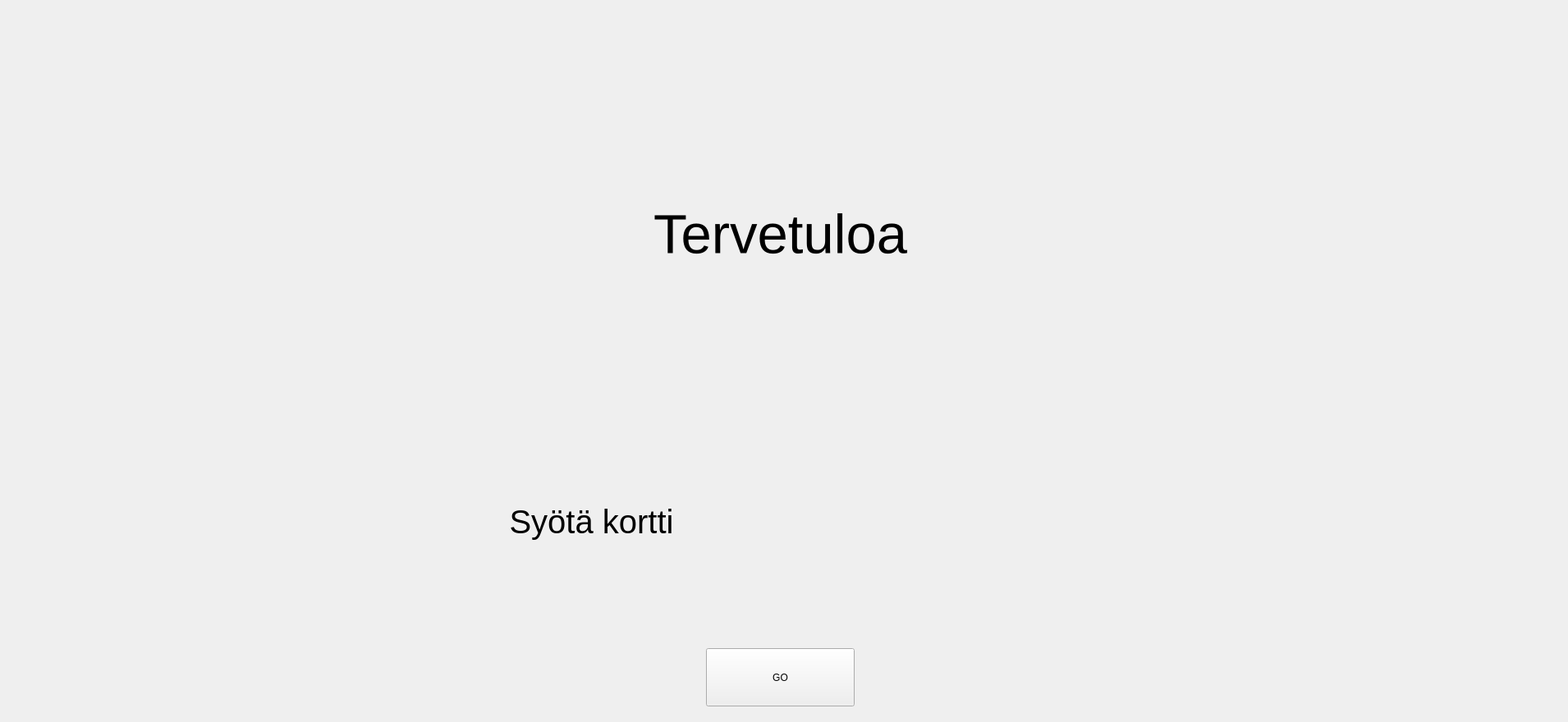
      <widget class="QWidget" name="page_10">
       <widget class="QLabel" name="label">
        <property name="geometry">
         <rect>
          <x>0</x>
          <y>250</y>
          <width>1901</width>
          <height>71</height>
         </rect>
        </property>
        <property name="font">
         <font>
          <pointsize>50</pointsize>
         </font>
        </property>
        <property name="text">
         <string>Tervetuloa</string>
        </property>
        <property name="alignment">
         <set>Qt::AlignCenter</set>
        </property>
       </widget>
       <widget class="QPushButton" name="pushButton">
        <property name="geometry">
         <rect>
          <x>860</x>
          <y>790</y>
          <width>181</width>
          <height>71</height>
         </rect>
        </property>
        <property name="styleSheet">
         <string notr="true"/>
        </property>
        <property name="text">
         <string>GO</string>
        </property>
       </widget>
       <widget class="QLabel" name="label_cardLocked">
        <property name="geometry">
         <rect>
          <x>860</x>
          <y>230</y>
          <width>171</width>
          <height>20</height>
         </rect>
        </property>
        <property name="text">
         <string/>
        </property>
        <property name="alignment">
         <set>Qt::AlignCenter</set>
        </property>
       </widget>
       <widget class="QLabel" name="label_2">
        <property name="geometry">
         <rect>
          <x>-230</x>
          <y>600</y>
          <width>1901</width>
          <height>71</height>
         </rect>
        </property>
        <property name="font">
         <font>
          <pointsize>30</pointsize>
         </font>
        </property>
        <property name="text">
         <string>Syötä kortti</string>
        </property>
        <property name="alignment">
         <set>Qt::AlignCenter</set>
        </property>
       </widget>
       <widget class="QLabel" name="label_9">
        <property name="geometry">
         <rect>
          <x>1020</x>
          <y>500</y>
          <width>521</width>
          <height>371</height>
         </rect>
        </property>
        <property name="text">
         <string/>
        </property>
        <property name="pixmap">
         <pixmap resource="rsc.qrc">:/images/card.png</pixmap>
        </property>
       </widget>
      </widget>
